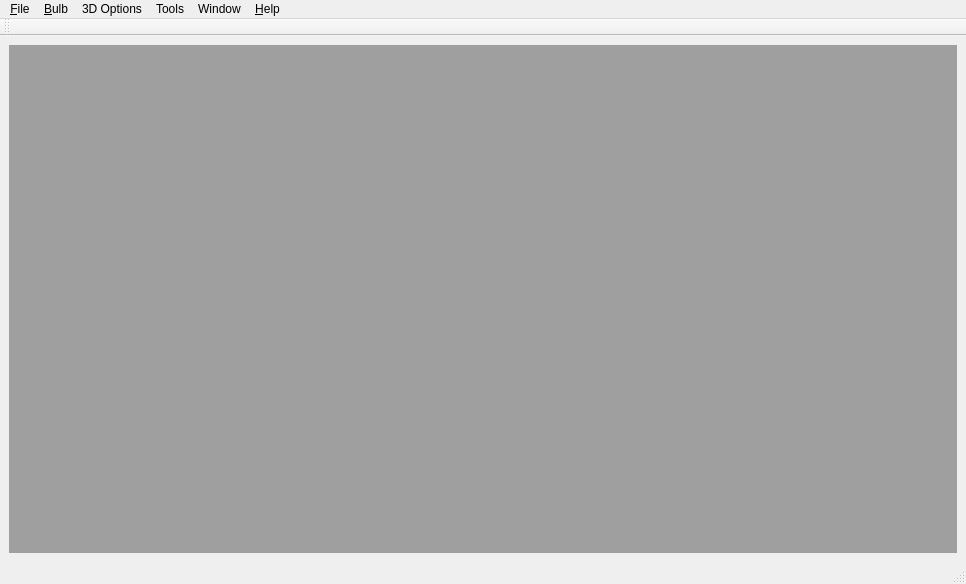
<?xml version="1.0" encoding="UTF-8"?>
<ui version="4.0">
 <class>MainWindow</class>
 <widget class="QMainWindow" name="MainWindow">
  <property name="geometry">
   <rect>
    <x>0</x>
    <y>0</y>
    <width>966</width>
    <height>584</height>
   </rect>
  </property>
  <property name="windowTitle">
   <string>Bulb Calculator - </string>
  </property>
  <property name="windowIcon">
   <iconset resource="../BulbCalculator.qrc">
    <normaloff>:/MainWin/share/images/aboutbulb.png</normaloff>:/MainWin/share/images/aboutbulb.png</iconset>
  </property>
  <widget class="QWidget" name="centralwidget">
   <layout class="QVBoxLayout" name="verticalLayout">
    <item>
     <widget class="QMdiArea" name="mdiArea">
      <property name="sizePolicy">
       <sizepolicy hsizetype="Preferred" vsizetype="Preferred">
        <horstretch>0</horstretch>
        <verstretch>0</verstretch>
       </sizepolicy>
      </property>
      <property name="activationOrder">
       <enum>QMdiArea::StackingOrder</enum>
      </property>
      <property name="viewMode">
       <enum>QMdiArea::SubWindowView</enum>
      </property>
     </widget>
    </item>
   </layout>
  </widget>
  <widget class="QMenuBar" name="menubar">
   <property name="geometry">
    <rect>
     <x>0</x>
     <y>0</y>
     <width>966</width>
     <height>20</height>
    </rect>
   </property>
   <widget class="QMenu" name="menu_File">
    <property name="title">
     <string>&amp;File</string>
    </property>
    <widget class="QMenu" name="menuExport">
     <property name="title">
      <string>Export</string>
     </property>
     <addaction name="actionText_File"/>
    </widget>
    <widget class="QMenu" name="menuPrint">
     <property name="title">
      <string>Print</string>
     </property>
     <property name="icon">
      <iconset resource="../BulbCalculator.qrc">
       <normaloff>:/MainWin/share/images/print_menu.png</normaloff>:/MainWin/share/images/print_menu.png</iconset>
     </property>
     <widget class="QMenu" name="menuSections">
      <property name="title">
       <string>Sections...</string>
      </property>
      <addaction name="actionPrintSectionFromTop"/>
      <addaction name="actionPrintSectionFromSide"/>
     </widget>
     <widget class="QMenu" name="menuLinesplan">
      <property name="title">
       <string>Linesplan...</string>
      </property>
      <addaction name="actionPrintLinesPlanFromTop"/>
      <addaction name="actionPrintLinesPlanFromSide"/>
     </widget>
     <addaction name="menuSections"/>
     <addaction name="menuLinesplan"/>
     <addaction name="actionPrintData"/>
     <addaction name="separator"/>
     <addaction name="actionPage_Setup"/>
    </widget>
    <addaction name="action_New"/>
    <addaction name="action_Open"/>
    <addaction name="action_Save"/>
    <addaction name="action_Saveas"/>
    <addaction name="separator"/>
    <addaction name="menuExport"/>
    <addaction name="separator"/>
    <addaction name="menuPrint"/>
    <addaction name="separator"/>
    <addaction name="action_Quit"/>
    <addaction name="separator"/>
   </widget>
   <widget class="QMenu" name="menu_Help">
    <property name="title">
     <string>&amp;Help</string>
    </property>
    <addaction name="actionAbout"/>
   </widget>
   <widget class="QMenu" name="menu_Insert">
    <property name="enabled">
     <bool>true</bool>
    </property>
    <property name="title">
     <string>&amp;Bulb</string>
    </property>
    <widget class="QMenu" name="menuDownload_Airfoil_Data">
     <property name="title">
      <string>Download Airfoil Data</string>
     </property>
     <addaction name="actionUIUC_foils"/>
    </widget>
    <addaction name="action_SetParameters"/>
    <addaction name="separator"/>
    <addaction name="actionData_Options"/>
    <addaction name="separator"/>
    <addaction name="menuDownload_Airfoil_Data"/>
    <addaction name="separator"/>
    <addaction name="actionImport_Foil_Data"/>
   </widget>
   <widget class="QMenu" name="menu3D_Options">
    <property name="title">
     <string>3D Options</string>
    </property>
    <addaction name="actionShow_Axis"/>
    <addaction name="actionShow_Grid"/>
   </widget>
   <widget class="QMenu" name="menuWindow">
    <property name="title">
     <string>Window</string>
    </property>
    <addaction name="actionShow_Top_view"/>
    <addaction name="actionShow_Side_view"/>
    <addaction name="actionShow_3D_view"/>
    <addaction name="actionShow_Bulb_Data"/>
    <addaction name="separator"/>
    <addaction name="actionCascade"/>
    <addaction name="actionTile"/>
   </widget>
   <widget class="QMenu" name="menuTools">
    <property name="enabled">
     <bool>true</bool>
    </property>
    <property name="title">
     <string>Tools</string>
    </property>
    <addaction name="action_Preferences"/>
   </widget>
   <addaction name="menu_File"/>
   <addaction name="menu_Insert"/>
   <addaction name="menu3D_Options"/>
   <addaction name="menuTools"/>
   <addaction name="menuWindow"/>
   <addaction name="menu_Help"/>
  </widget>
  <widget class="QStatusBar" name="statusbar">
   <property name="enabled">
    <bool>true</bool>
   </property>
  </widget>
  <widget class="QToolBar" name="tb">
   <property name="windowTitle">
    <string>toolBar</string>
   </property>
   <attribute name="toolBarArea">
    <enum>TopToolBarArea</enum>
   </attribute>
   <attribute name="toolBarBreak">
    <bool>false</bool>
   </attribute>
  </widget>
  <action name="action_New">
   <property name="icon">
    <iconset resource="../BulbCalculator.qrc">
     <normaloff>:/MainWin/share/images/new.png</normaloff>:/MainWin/share/images/new.png</iconset>
   </property>
   <property name="text">
    <string>&amp;New Bulb design</string>
   </property>
   <property name="shortcut">
    <string>Ctrl+N</string>
   </property>
  </action>
  <action name="action_Open">
   <property name="enabled">
    <bool>true</bool>
   </property>
   <property name="icon">
    <iconset resource="../BulbCalculator.qrc">
     <normaloff>:/MainWin/share/images/open.png</normaloff>:/MainWin/share/images/open.png</iconset>
   </property>
   <property name="text">
    <string>&amp;Open Bulb design</string>
   </property>
   <property name="shortcut">
    <string>Ctrl+O</string>
   </property>
  </action>
  <action name="action_Save">
   <property name="enabled">
    <bool>true</bool>
   </property>
   <property name="icon">
    <iconset resource="../BulbCalculator.qrc">
     <normaloff>:/MainWin/share/images/save_all.png</normaloff>:/MainWin/share/images/save_all.png</iconset>
   </property>
   <property name="text">
    <string>&amp;Save</string>
   </property>
   <property name="shortcut">
    <string>Ctrl+S</string>
   </property>
  </action>
  <action name="action_Saveas">
   <property name="enabled">
    <bool>true</bool>
   </property>
   <property name="icon">
    <iconset>
     <normaloff>:/MainWin/images/save_all.png</normaloff>:/MainWin/images/save_all.png</iconset>
   </property>
   <property name="text">
    <string>Save &amp;as</string>
   </property>
   <property name="shortcut">
    <string>Ctrl+A</string>
   </property>
  </action>
  <action name="action_Quit">
   <property name="icon">
    <iconset resource="../BulbCalculator.qrc">
     <normaloff>:/MainWin/share/images/exit.png</normaloff>:/MainWin/share/images/exit.png</iconset>
   </property>
   <property name="text">
    <string>&amp;Quit</string>
   </property>
   <property name="shortcut">
    <string>Ctrl+Q</string>
   </property>
  </action>
  <action name="action_Cascade">
   <property name="text">
    <string>&amp;Cascade</string>
   </property>
   <property name="shortcut">
    <string>Ctrl+C</string>
   </property>
  </action>
  <action name="action_Tile">
   <property name="text">
    <string>&amp;Tile</string>
   </property>
   <property name="shortcut">
    <string>Ctrl+T</string>
   </property>
  </action>
  <action name="action_3D_view">
   <property name="text">
    <string>&amp;3D view</string>
   </property>
  </action>
  <action name="actionCalculation">
   <property name="text">
    <string>Calculation</string>
   </property>
  </action>
  <action name="actionSide_view">
   <property name="text">
    <string>S&amp;ide view</string>
   </property>
  </action>
  <action name="action_Top_view">
   <property name="text">
    <string>&amp;Top view</string>
   </property>
  </action>
  <action name="action_Bulb_dimension">
   <property name="text">
    <string>&amp;Bulb dimension</string>
   </property>
  </action>
  <action name="action_Calculation">
   <property name="text">
    <string>&amp;Calculation</string>
   </property>
  </action>
  <action name="action_SetParameters">
   <property name="text">
    <string>Set Bulb Parameter</string>
   </property>
  </action>
  <action name="actionAbout">
   <property name="text">
    <string>About</string>
   </property>
  </action>
  <action name="actionShow_Axis">
   <property name="checkable">
    <bool>true</bool>
   </property>
   <property name="checked">
    <bool>true</bool>
   </property>
   <property name="text">
    <string>Show &amp;Axis</string>
   </property>
  </action>
  <action name="actionShow_Grid">
   <property name="checkable">
    <bool>true</bool>
   </property>
   <property name="checked">
    <bool>true</bool>
   </property>
   <property name="text">
    <string>Show &amp;Grid</string>
   </property>
  </action>
  <action name="actionShow_Top_view">
   <property name="icon">
    <iconset resource="../BulbCalculator.qrc">
     <normaloff>:/MainWin/share/images/2d.png</normaloff>:/MainWin/share/images/2d.png</iconset>
   </property>
   <property name="text">
    <string>Show Top view</string>
   </property>
  </action>
  <action name="actionShow_Side_view">
   <property name="icon">
    <iconset resource="../BulbCalculator.qrc">
     <normaloff>:/MainWin/share/images/2d.png</normaloff>:/MainWin/share/images/2d.png</iconset>
   </property>
   <property name="text">
    <string>Show Side view</string>
   </property>
  </action>
  <action name="actionShow_3D_view">
   <property name="icon">
    <iconset resource="../BulbCalculator.qrc">
     <normaloff>:/MainWin/share/images/3d.png</normaloff>:/MainWin/share/images/3d.png</iconset>
   </property>
   <property name="text">
    <string>Show 3D view</string>
   </property>
  </action>
  <action name="actionShow_Calculation">
   <property name="icon">
    <iconset resource="../BulbCalculator.qrc">
     <normaloff>:/MainWin/share/images/calc.png</normaloff>:/MainWin/share/images/calc.png</iconset>
   </property>
   <property name="text">
    <string>Show Calculation</string>
   </property>
  </action>
  <action name="actionShow_Bulb_Data">
   <property name="icon">
    <iconset resource="../BulbCalculator.qrc">
     <normaloff>:/MainWin/share/images/data.png</normaloff>:/MainWin/share/images/data.png</iconset>
   </property>
   <property name="text">
    <string>Show Bulb Data</string>
   </property>
  </action>
  <action name="actionTile">
   <property name="text">
    <string>Tile</string>
   </property>
  </action>
  <action name="actionCascade">
   <property name="text">
    <string>Cascade</string>
   </property>
  </action>
  <action name="actionData_Options">
   <property name="text">
    <string>Data Options</string>
   </property>
  </action>
  <action name="actionPrint_options">
   <property name="text">
    <string>Print options</string>
   </property>
  </action>
  <action name="actionPrintSectionFromTop">
   <property name="icon">
    <iconset resource="../BulbCalculator.qrc">
     <normaloff>:/MainWin/share/images/printer.png</normaloff>:/MainWin/share/images/printer.png</iconset>
   </property>
   <property name="text">
    <string>From Top</string>
   </property>
  </action>
  <action name="actionText_File">
   <property name="text">
    <string>Text File</string>
   </property>
  </action>
  <action name="actionImport_Foil_Data">
   <property name="text">
    <string>Import Foil Data</string>
   </property>
  </action>
  <action name="actionPrintLinesPlanFromTop">
   <property name="icon">
    <iconset resource="../BulbCalculator.qrc">
     <normaloff>:/MainWin/share/images/printer.png</normaloff>:/MainWin/share/images/printer.png</iconset>
   </property>
   <property name="text">
    <string>From Top</string>
   </property>
   <property name="iconText">
    <string>From Top</string>
   </property>
   <property name="toolTip">
    <string>From Top</string>
   </property>
  </action>
  <action name="actionLow">
   <property name="checkable">
    <bool>true</bool>
   </property>
   <property name="text">
    <string>Low</string>
   </property>
  </action>
  <action name="actionMedium">
   <property name="checkable">
    <bool>true</bool>
   </property>
   <property name="text">
    <string>Medium</string>
   </property>
  </action>
  <action name="actionHigh">
   <property name="checkable">
    <bool>true</bool>
   </property>
   <property name="text">
    <string>High</string>
   </property>
  </action>
  <action name="actionHighest">
   <property name="checkable">
    <bool>true</bool>
   </property>
   <property name="text">
    <string>Highest</string>
   </property>
  </action>
  <action name="actionPrintData">
   <property name="text">
    <string>Data</string>
   </property>
  </action>
  <action name="actionCalculation_2">
   <property name="text">
    <string>Calculation</string>
   </property>
  </action>
  <action name="actionPrintSectionFromSide">
   <property name="icon">
    <iconset resource="../BulbCalculator.qrc">
     <normaloff>:/MainWin/share/images/printer.png</normaloff>:/MainWin/share/images/printer.png</iconset>
   </property>
   <property name="text">
    <string>From Side</string>
   </property>
  </action>
  <action name="actionUIUC_foils">
   <property name="text">
    <string>UIUC foils</string>
   </property>
  </action>
  <action name="actionPrintLinesPlanFromSide">
   <property name="icon">
    <iconset resource="../BulbCalculator.qrc">
     <normaloff>:/MainWin/share/images/printer.png</normaloff>:/MainWin/share/images/printer.png</iconset>
   </property>
   <property name="text">
    <string>From Side</string>
   </property>
  </action>
  <action name="actionPage_Setup">
   <property name="icon">
    <iconset resource="../BulbCalculator.qrc">
     <normaloff>:/MainWin/share/images/settings.png</normaloff>:/MainWin/share/images/settings.png</iconset>
   </property>
   <property name="text">
    <string>Page Setup</string>
   </property>
  </action>
  <action name="action_Options">
   <property name="icon">
    <iconset resource="../BulbCalculator.qrc">
     <normaloff>:/MainWin/share/images/settings.png</normaloff>:/MainWin/share/images/settings.png</iconset>
   </property>
   <property name="text">
    <string>Options</string>
   </property>
  </action>
  <action name="action_Preferences">
   <property name="enabled">
    <bool>true</bool>
   </property>
   <property name="icon">
    <iconset resource="../BulbCalculator.qrc">
     <normaloff>:/MainWin/share/images/settings.png</normaloff>:/MainWin/share/images/settings.png</iconset>
   </property>
   <property name="text">
    <string>Preferences</string>
   </property>
  </action>
 </widget>
 <resources>
  <include location="../BulbCalculator.qrc"/>
 </resources>
 <connections>
  <connection>
   <sender>action_Quit</sender>
   <signal>triggered()</signal>
   <receiver>MainWindow</receiver>
   <slot>close()</slot>
   <hints>
    <hint type="sourcelabel">
     <x>-1</x>
     <y>-1</y>
    </hint>
    <hint type="destinationlabel">
     <x>399</x>
     <y>299</y>
    </hint>
   </hints>
  </connection>
 </connections>
</ui>
